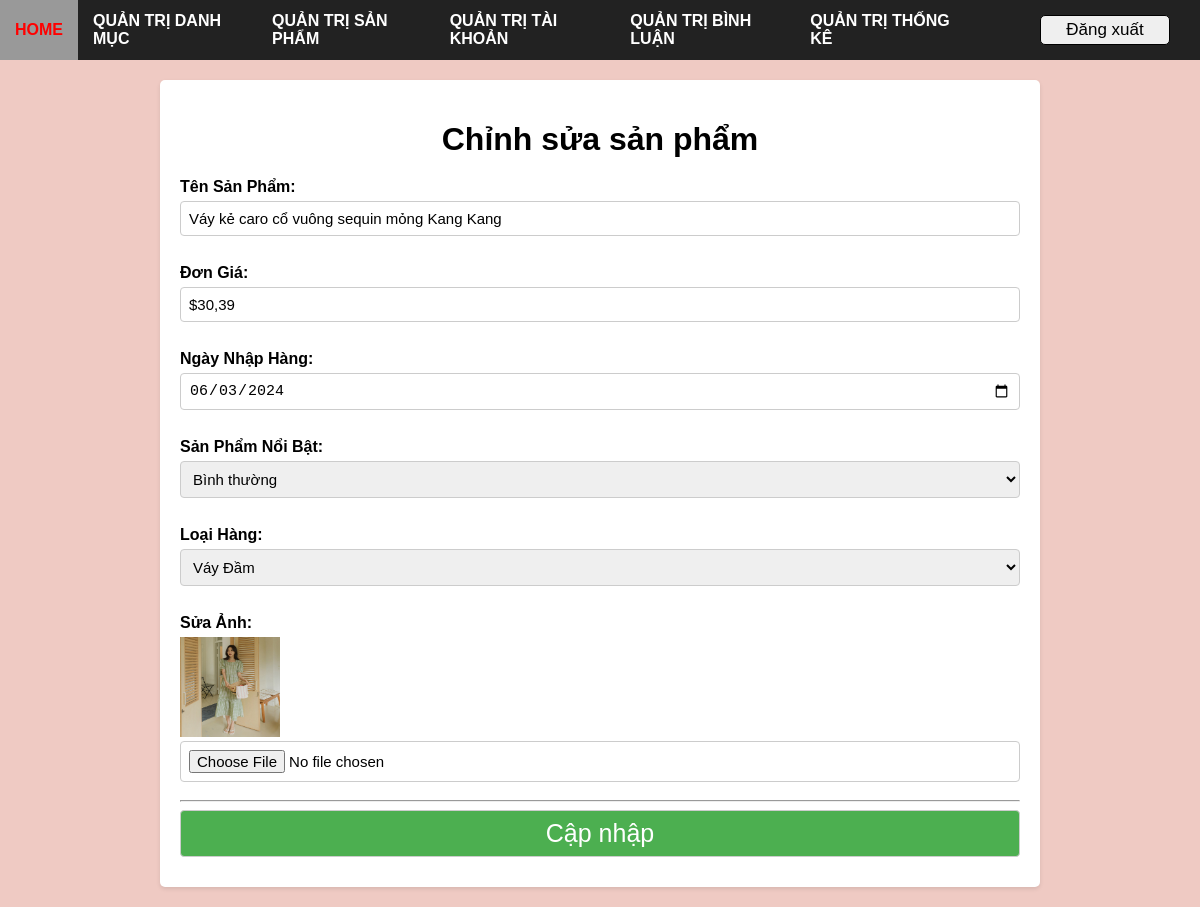
Screenshot of /admin/index.php?action=editSanpham&masanpham=1 (signed in) with the database file from the repository.
### tables this page shows
CREATE TABLE `sanpham` (
  `masanpham` int NOT NULL,
  `tensanpham` varchar(255) NOT NULL,
  `dongia` varchar(50) NOT NULL,
  `giamgia` varchar(50) DEFAULT NULL,
  `img` varchar(255) NOT NULL,
  `ngaynhap` date NOT NULL,
  `mota` varchar(2000) DEFAULT NULL,
  `soluotxem` int NOT NULL DEFAULT '0',
  `maloai` int NOT NULL,
  `sp_noibat` tinyint(1) NOT NULL COMMENT '0 là bình thường, 1 là nổi bật '
);

CREATE TABLE `loaihang` (
  `maloai` int NOT NULL,
  `tenloai` varchar(255) NOT NULL
);

### admin/controller/adminController.php (called while the page is built, shortened)
<?php
    include "./model/adminModel.php";
    class AdminController{
        public $adminModel;
        function __construct()
        {
            $this -> adminModel = new AdminModel();
        }
        function loadViewEditSanpham(){
            $id = $_GET['masanpham'];
            $sanpham = $this ->adminModel->getSanphamById($id);
            $loaihangs = $this->adminModel->getAllloai();
            include "./view/editSanpham.php";
        }
    }
?>

### includes/connect.php (called while the page is built)
<?php
    function connectDB(){
        $servername = 'localhost';
        $username = 'root';
        $passwork ='';
        $dbname = 'duanmau';
        try{
            $conn = new PDO("mysql:host=$servername;dbname=$dbname", $username, $passwork);
            $conn->setAttribute(PDO::ATTR_ERRMODE, PDO::ERRMODE_EXCEPTION);
            return $conn;
        }catch(PDOException $e){
            echo "loi: " .$e->getMessage();
        }
    }
?>

### admin/model/adminModel.php (called while the page is built, shortened)
<?php
include "../includes/connect.php";
class AdminModel{
    public $conn;
    function __construct()
    {
        $this -> conn = connectDB();
    }
    function getAllloai(){
        $sql = "SELECT * FROM loaihang";
        $result = $this->conn->query($sql);
        return $result->fetchAll(PDO::FETCH_ASSOC);
    }
    function getSanphamById($id){
        $sql = "SELECT * FROM sanpham WHERE masanpham = $id";
        $result= $this->conn->query($sql);
        return $result->fetch(PDO::FETCH_ASSOC);
    }
}
?>

### admin/view/editSanpham.php (the view, shortened to what this page needs)
<!DOCTYPE html>
<html lang="en">
<head>
</head>
<body>
    <?php include "./view/khung/khung.php" ?>
    <div class="container">
        <h1>Chỉnh sửa sản phẩm</h1>
        <form action="?action=updateSanpham&masanpham=<?php echo $sanpham['masanpham'] ?>" method="post" enctype="multipart/form-data">
            <label>Tên Sản Phẩm:</label>
            <input type="text" name="ten" value="<?php echo $sanpham['tensanpham']?>"> <br> <br>
            <label>Đơn Giá:</label>
            <input type="text" name="dongia" value="<?php echo $sanpham['dongia']?>"> <br> <br>
            <label>Ngày Nhập Hàng:</label>
            <input type="date" name="ngaynhap" value="<?php echo $sanpham['ngaynhap']?>"> <br> <br>
            <label>Sản Phẩm Nổi Bật:</label>
            <select id="sp_noibat" name="sp_noibat" value="<?php echo $sanpham['sp_noibat']?>">
                <option value="0">Bình thường</option>
            </select><br> <br>
            <label>Loại Hàng:</label>
            <select name="loaihang" id="">
                <?php
                    foreach($loaihangs as $loaihang){
                ?>
                    <option <?php if($sanpham['maloai'] == $loaihang['maloai']) echo "selected" ?> value="<?php echo $loaihang['maloai'] ?>"><?php echo $loaihang['tenloai']?></option>
                <?php
                    }
                ?>
            </select> <br> <br>
            <label>Sửa Ảnh:</label>
            <img width="100px" height="100px" src="../public/img/<?php echo $sanpham['img'] ?>" alt="<?php echo $sanpham['img']?>">
            <input type="file" name="img"> <br>
            <hr>
            <input type="submit" value="Cập nhập" name="editSanpham"> <br>
        </form>
    </div>
</body>
</html>

### admin/view/editSanpham.php (style rules this page uses)
body { font-family: Arial, sans-serif; background-color: #f4f4f4; margin: 0; padding: 0; }
.container { width: 70%; margin: 20px auto; background: #fff; padding: 20px; border-radius: 5px; box-shadow: 0 2px 4px rgba(0, 0, 0, 0.1); }
h1 { text-align: center; margin-bottom: 20px; }
form { margin-top: 20px; }
label { display: block; margin-bottom: 5px; font-weight: bold; }
input[type="text"], input[type="date"], select, input[type="file"], input[type="submit"] { font-size: 15px; width: 100%; padding: 8px; margin-bottom: 10px; box-sizing: border-box; border: 1px solid #ccc; border-radius: 4px; }
input[type="submit"] { font-size: 25px; background-color: #4CAF50; color: white; cursor: pointer; }

### admin/view/khung/khung.php (style rules this page uses)
body { margin: 0; padding: 0; background-color: #efcac3; }

### rows the page displays
sanpham: ten "Váy kẻ caro cổ vuông sequin mỏng Kang Kang", dongia "$30,39", ngaynhap "06/03/2024", sp_noibat "Bình thường", loaihang "Váy Đầm", img (picture)
